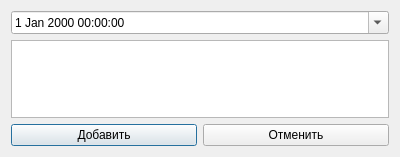
<?xml version="1.0" encoding="UTF-8"?>
<ui version="4.0">
 <class>Dialog</class>
 <widget class="QDialog" name="Dialog">
  <property name="geometry">
   <rect>
    <x>0</x>
    <y>0</y>
    <width>400</width>
    <height>157</height>
   </rect>
  </property>
  <property name="windowTitle">
   <string>Добавление напоминания</string>
  </property>
  <property name="modal">
   <bool>true</bool>
  </property>
  <layout class="QGridLayout" name="gridLayout">
   <item row="1" column="0" colspan="2">
    <widget class="QPlainTextEdit" name="description_editor">
     <property name="maximumBlockCount">
      <number>2</number>
     </property>
     <property name="backgroundVisible">
      <bool>false</bool>
     </property>
     <property name="centerOnScroll">
      <bool>false</bool>
     </property>
    </widget>
   </item>
   <item row="3" column="0">
    <widget class="QPushButton" name="add_button">
     <property name="text">
      <string>Добавить</string>
     </property>
    </widget>
   </item>
   <item row="3" column="1">
    <widget class="QPushButton" name="cancel_button">
     <property name="text">
      <string>Отменить</string>
     </property>
    </widget>
   </item>
   <item row="0" column="0" colspan="2">
    <widget class="QDateTimeEdit" name="date_editor">
     <property name="calendarPopup">
      <bool>true</bool>
     </property>
    </widget>
   </item>
  </layout>
 </widget>
 <resources/>
 <connections/>
</ui>
